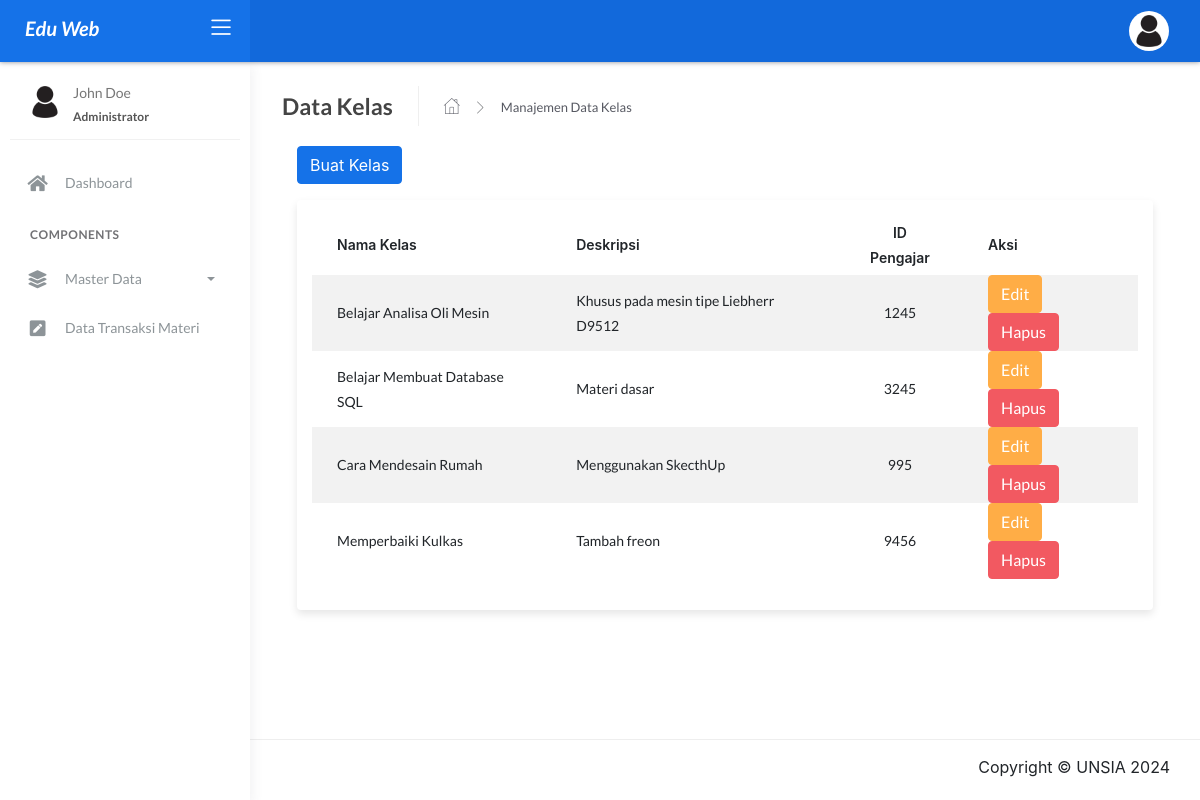
The page /index.php/kelas on the database its author committed.
### tables this page shows
CREATE TABLE `tbl_data_kelas` (
  `id_kelas` int(11) NOT NULL,
  `nama_kelas` varchar(255) NOT NULL,
  `deskripsi` text DEFAULT NULL,
  `id_user` int(11) DEFAULT NULL,
  `created_at` timestamp NOT NULL DEFAULT current_timestamp(),
  `updated_at` timestamp NOT NULL DEFAULT current_timestamp() ON UPDATE current_timestamp()
);

### application/controllers/Kelas.php (called while the page is built, shortened)
<?php
class Kelas extends CI_Controller {
    public function __construct() {
        $this->load->model('Kelas_model');
        $this->load->helper(array('form', 'url'));
        $this->load->library('form_validation');
    }
    public function index() {
        $data['title'] = 'Data Kelas';
        $data['subtitle'] = 'Manajemen Data Kelas';
        $data['kelas'] = $this->Kelas_model->get_all_kelas();
        $data['content'] = $this->load->view('pages/data-kelas/index', $data, true);
        $this->load->view('index', $data);
    }
}

### index.php (called while the page is built, shortened)
<?php
require_once BASEPATH.'core/CodeIgniter.php';

### application/models/Kelas_model.php (called while the page is built, shortened)
<?php
class Kelas_model extends CI_Model {
    public function get_all_kelas() {
        $query = $this->db->get('tbl_data_kelas');
        return $query->result();
    }
}

### application/views/pages/data-kelas/index.php (the view, shortened to what this page needs)
<!DOCTYPE html>
<html lang="en">
<head>
    <link rel="stylesheet" href="https://maxcdn.bootstrapcdn.com/bootstrap/4.5.2/css/bootstrap.min.css">
    <link rel="stylesheet" href="https://cdn.datatables.net/1.10.21/css/jquery.dataTables.min.css">
</head>
<body>
    <div class="container">
        <button type="button" class="btn btn-primary mb-3" data-toggle="modal" data-target="#kelasModal" onclick="tambahKelas()">
            Buat Kelas
        </button>
        <div class="table-container">
            <div class="table-responsive">
                <table id="kelasTable" class="display table table-striped">
                    <thead>
                        <tr>
                            <th>Nama Kelas</th>
                            <th>Deskripsi</th>
                            <th class="text-center">ID Pengajar</th>
                            <th>Aksi</th>
                        </tr>
                    </thead>
                    <tbody>
                        <?php foreach ($kelas as $kls) : ?>
                            <tr>
                                <td><?php echo $kls->nama_kelas; ?></td>
                                <td><?php echo $kls->deskripsi; ?></td>
                                <td class="text-center"><?php echo $kls->id_user; ?></td>
                                <td>
                                    <button type="button" class="btn btn-warning" data-toggle="modal" data-target="#kelasModal" onclick="editKelas(<?php echo $kls->id_kelas; ?>)">Edit</button>
                                    <a href="<?php echo site_url('Kelas/hapus/' . $kls->id_kelas); ?>" class="btn btn-danger" onclick="return confirmHapus(event, '<?php echo $kls->nama_kelas; ?>')">Hapus</a>
                                </td>
                            </tr>
                        <?php endforeach; ?>
                    </tbody>
                </table>
            </div>
        </div>
    </div>
</body>
</html>

### application/views/pages/data-kelas/index.php (style rules this page uses)
.table-container { box-shadow: 0 4px 8px rgba(0, 0, 0, 0.1); border-radius: 4px; overflow: hidden; padding: 15px; background-color: #fff; }
.text-center { text-align: center; }

### rows shown on the page
tbl_data_kelas: nama_kelas "Belajar Analisa Oli Mesin", deskripsi "Khusus pada mesin tipe Liebherr D9512", id_user "1245"
tbl_data_kelas: nama_kelas "Belajar Membuat Database SQL", deskripsi "Materi dasar", id_user "3245"
tbl_data_kelas: nama_kelas "Cara Mendesain Rumah", deskripsi "Menggunakan SkecthUp", id_user "995"
tbl_data_kelas: nama_kelas "Memperbaiki Kulkas", deskripsi "Tambah freon", id_user "9456"

### other values the page prints
$title "Data Kelas"
$subtitle "Manajemen Data Kelas"
